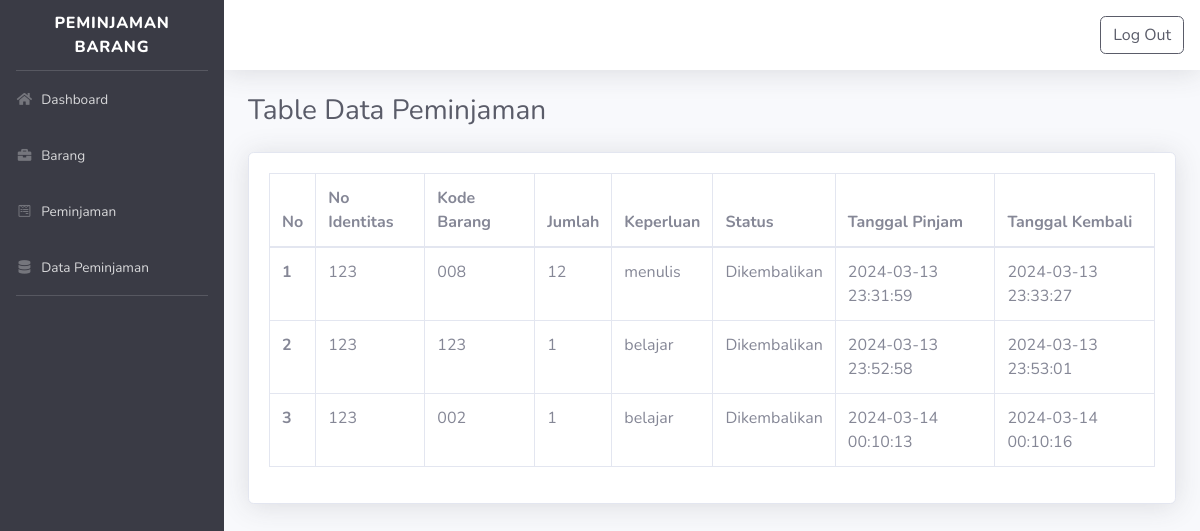
The page /datapeminjaman-member.php (signed in) on the database its author committed.
### tables this page shows
CREATE TABLE `peminjaman` (
  `id` int(11) NOT NULL,
  `tgl_pinjam` datetime DEFAULT current_timestamp(),
  `tgl_kembali` datetime DEFAULT NULL,
  `no_identitas` varchar(255) DEFAULT NULL,
  `kode_barang` varchar(255) DEFAULT NULL,
  `jumlah` int(11) DEFAULT NULL,
  `keperluan` varchar(255) DEFAULT NULL,
  `status` varchar(255) DEFAULT NULL,
  `id_login` int(11) DEFAULT NULL
);

### database.php (called while the page is built, shortened)
<?php
    $db_host = "localhost";
    $db_user = "root";
    $db_pass = "";
    $db_name = "sts_agung";
    $connect = mysqli_connect($db_host, $db_user, $db_pass, $db_name) or die("Gagal terhubung dengan Database: " . mysqli_error($dbconnect));
    function showdataPeminjaman()
    {
    global $connect;
    $hasil=mysqli_query($connect,"SELECT * FROM peminjaman");
    $rows=[];
    while($row = mysqli_fetch_assoc($hasil))
    {
        $rows[] = $row;
    }
    return $rows;
    }
?>

### datapeminjaman-member.php (the view, shortened to what this page needs)
<?php
require_once('database.php');
$data = showdataPeminjaman();
$nomor = 0;
?>
<!DOCTYPE html>
<html lang="en">
<head>
    <link href="resource/vendor/fontawesome-free/css/all.min.css" rel="stylesheet" type="text/css">
    <link href="resource/css/sb-admin-2.min.css" rel="stylesheet">
</head>
<body id="page-top">
    <div id="wrapper">
        <?php
        if ($_SESSION['status'] != "login") {
            header("location:login.php?msg=belum_login");
        } else {
            include("sidebar-member.php");
        }
        ?>
        <div id="content-wrapper" class="d-flex flex-column">
            <div id="content">
                <nav class="navbar navbar-expand navbar-light bg-white topbar mb-4 static-top shadow">
                    <div class="container justify-content-end">
                        <a href="logout.php"><button type="button" class="btn btn-outline-dark">Log Out</button></a>
                    </div>
                </nav>
                <div class="container-fluid">
                    <h1 class="h3 mb-4 text-gray-800">Table Data Peminjaman</h1>
                    <div class="card shadow mb-4">
                        <div class="card-body">
                            <div class="table-responsive">
                                <table class="table table-bordered" id="dataTable" width="100%" cellspacing="0">
                                    <thead>
                                        <tr>
                                            <th>No</th>
                                            <th>No Identitas</th>
                                            <th>Kode Barang</th>
                                            <th>Jumlah</th>
                                            <th>Keperluan</th>
                                            <th>Status</th>
                                            <th>Tanggal Pinjam</th>
                                            <th>Tanggal Kembali</th>
                                        </tr>
                                    </thead>
                                    <tbody>
                                        <?php foreach ($data as $peminjaman) : ?>
                                            <?php $nomor++; ?>
                                            <tr>
                                                <th scope="row"><?php echo "$nomor"; ?></th>
                                                <td><?php echo "$peminjaman[no_identitas]"; ?></td>
                                                <td><?php echo "$peminjaman[kode_barang]"; ?></td>
                                                <td><?php echo "$peminjaman[jumlah]"; ?></td>
                                                <td><?php echo "$peminjaman[keperluan]"; ?></td>
                                                <td><?php echo "$peminjaman[status]"; ?></td>
                                                <td><?php echo "$peminjaman[tgl_pinjam]"; ?></td>
                                                <td>
                                                    <?php if ($peminjaman['tgl_kembali'] == NULL) : ?>
                                                        <form action="pengembalian.php" method="post">
                                                            <input type="hidden" name="id" value="<?php echo $peminjaman['id']; ?>">
                                                            <button type="submit" name="kembali" class="btn btn-primary">Kembali</button>
                                                        </form>
                                                    <?php else: ?>
                                                        <?php echo "$peminjaman[tgl_kembali]"; ?>
                                                    <?php endif; ?>
                                                </td>
                                            </tr>
                                        <?php endforeach; ?>
                                    </tbody>
                                </table>
                            </div>
                        </div>
                    </div>
                </div>
            </div>
        </div>
    </div>
</body>
</html>

### sidebar-member.php
<ul class="navbar-nav bg-gray-900 sidebar sidebar-dark accordion" id="accordionSidebar">
            <a class="sidebar-brand d-flex align-items-center justify-content-center">
                <div class="sidebar-brand-text mx-3">Peminjaman Barang <sup></sup></div>
            </a>
            <hr class="sidebar-divider my-0">
            <li class="nav-item">
                <a class="nav-link" href="index-member.php">
                    <i class="fas fa-fw fa-home"></i>
                    <span>Dashboard</span></a>
            </li>
            <li class="nav-item">
                <a class="nav-link" href="barang-member.php">
                    <i class="fas fa-fw fa-briefcase"></i>
                    <span>Barang</span></a>
                </li>
                <li class="nav-item">
                    <a class="nav-link" href="peminjaman.php">
                        <i class="fab fa-fw fa-wpforms"></i>
                        <span>Peminjaman</span></a>
                </li>
            <li class="nav-item">
                <a class="nav-link" href="datapeminjaman-member.php">
                    <i class="fas fa-fw fa-database"></i>
                    <span>Data Peminjaman</span></a>
            </li>
            <hr class="sidebar-divider d-none d-md-block">
</ul>

### rows shown on the page
peminjaman: no_identitas "123", kode_barang "008", jumlah "12", keperluan "menulis", status "Dikembalikan", tgl_pinjam "2024-03-13 23:31:59", tgl_kembali "2024-03-13 23:33:27"
peminjaman: no_identitas "123", kode_barang "123", jumlah "1", keperluan "belajar", status "Dikembalikan", tgl_pinjam "2024-03-13 23:52:58", tgl_kembali "2024-03-13 23:53:01"
peminjaman: no_identitas "123", kode_barang "002", jumlah "1", keperluan "belajar", status "Dikembalikan", tgl_pinjam "2024-03-14 00:10:13", tgl_kembali "2024-03-14 00:10:16"
